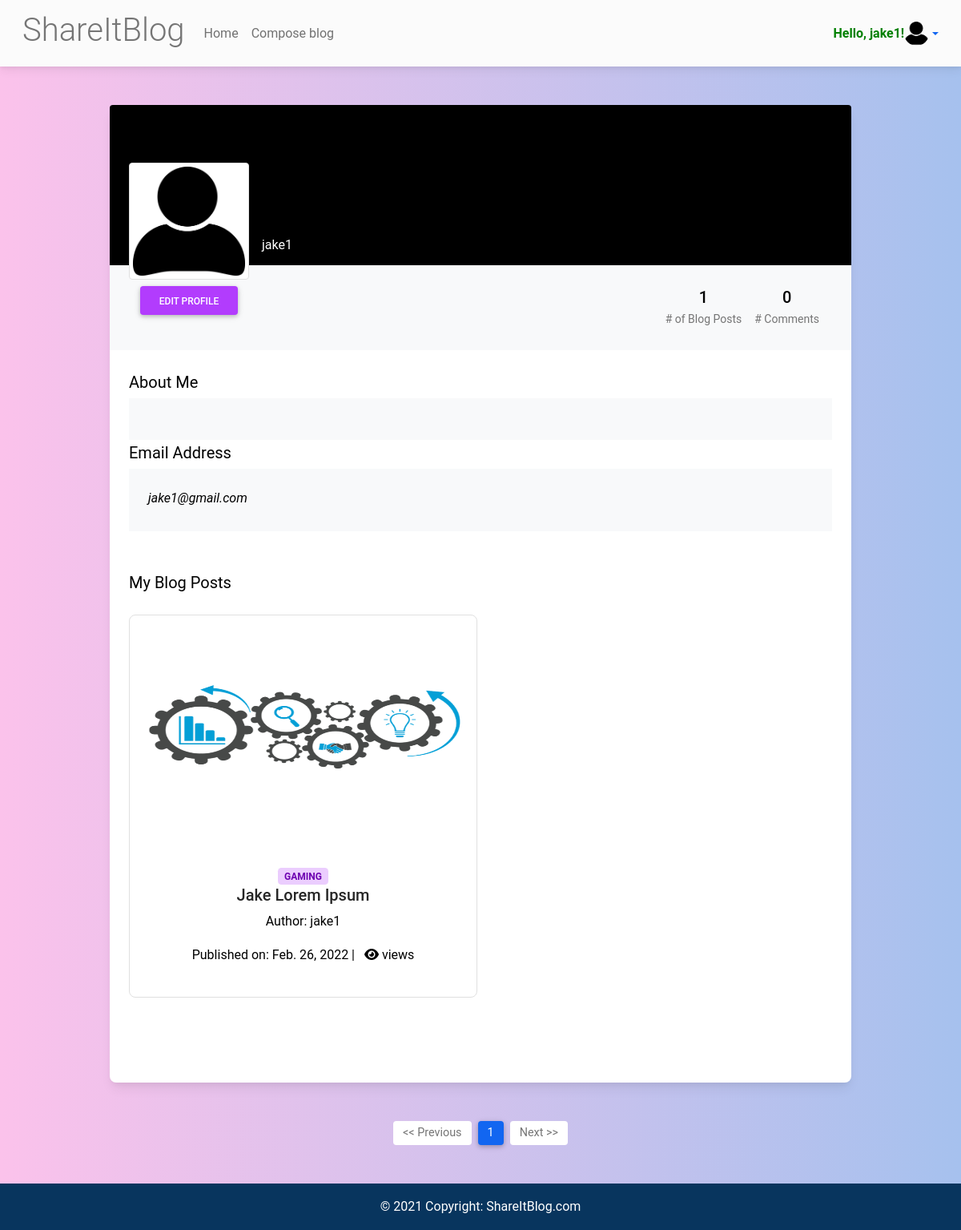
Page /my_profile/ (signed in) on the committed database.
### pages/models.py (models this page shows, shortened)
class Profile( models.Model ):
    first_name = models.CharField( max_length=200, blank=True )
    middle_name = models.CharField( max_length=200, blank=True )
    last_name = models.CharField( max_length=200, blank=True )
    user = models.OneToOneField( User, max_length=200, on_delete=models.CASCADE, unique=True )
    bio = models.TextField( max_length=500, blank=True )
    avatar = models.ImageField( default='default/avatar.png', upload_to='avatars/' )
    created_at = models.DateTimeField( auto_now_add=True )
    updated_at = models.DateTimeField( auto_now=True )

### blog/models.py (models this page shows, shortened)
class Post(models.Model):
    title = models.CharField(max_length=250)
    slug = AutoSlugField(populate_from='title', unique=True)
    thumbnail = models.ImageField(
        default='default/default_blog_post_img1.png', upload_to='thumbnails/', blank=True, null=True)
    image_url = models.CharField(
        default=None, max_length=500, blank=True, null=True)
    created_at = models.DateTimeField(auto_now_add=True)
    updated_at = models.DateTimeField(auto_now_add=True)
    content = RichTextField()
    author = models.ForeignKey(
        User, on_delete=models.CASCADE, related_name='posts')
    categories = models.ManyToManyField(Category)
    hit_count_generic = GenericRelation(
        HitCount, object_id_field='object_pk', related_query_name='hit_count_generic_relation')
    tags = TaggableManager()
    class Meta:
        ordering = ['-created_at']
    @property
    def post_link(self):
        return reverse('post', kwargs={
            'slug': self.slug,
        })

class Category(models.Model):
    title = models.CharField(max_length=25)
    def __str__(self):
        return self.title
    class Meta:
        verbose_name = 'Category'
        verbose_name_plural = 'Categories'

### pages/views.py (the view)
# urls.py: path( 'my_profile/', my_profile, name='my_profile' ),
@login_required
def my_profile(request):
    profile = Profile.objects.get( user=request.user )
    posts = Post.objects.filter( author=request.user )
    posts_count = Post.objects.filter( author=request.user ).count()
    comment_count = Comment.objects.filter( user=request.user ).count()
    page = request.GET.get( 'page' )
    paginator = Paginator( posts, 8 )
    try:
        posts = paginator.page( page )
    except PageNotAnInteger:
        posts = paginator.page( 1 )
    except EmptyPage:
        posts = paginator.page( paginator.num_pages )
    context = {
        'profile': profile,
        'posts': posts,
        'posts_count': posts_count,
        'comment_count': comment_count,
        'page': page,
    }
    return render( request, 'pages/my_profile.html', context )

### templates/pages/my_profile.html (shortened to what this page needs)
{% extends 'pages/base.html' %}
{% load crispy_forms_tags %}
{% load static %}
{% load hitcount_tags %}
{% block content %}
<section class="h-100 gradient-custom-2">
    <div class="container py-5 h-100">
        <div class="row d-flex justify-content-center align-items-center h-100">
            <div class="col col-lg-10 col-xl-10">
                <div class="card">
                    <div class="rounded-top text-white d-flex flex-row"z style="background-color: #000; height:200px;">
                        <div class="ms-4 mt-5 d-flex flex-column" style="width: 150px;">
                            <img src="{{ profile.avatar.url }}" alt="Generic placeholder image"
                                class="img-fluid img-thumbnail mt-4 mb-2" style="width: 150px; z-index: 1">
                            <div class="d-flex justify-content-center mb-2">
                                {% if user.is_authenticated %}
                                <a href="{% url 'pages:update_profile' %}" type="button" class="btn btn-secondary"
                                    data-mdb-ripple-color="dark" style="z-index: 1;">
                                    Edit profile
                                </a>
                                {% endif %}
                            </div>
                        </div>
                        <div class="ms-3" style="margin-top: 130px;">
                            <h5>{{ profile.first_name }}&nbsp;{{ profile.middle_name }}&nbsp;{{ profile.last_name }}
                            </h5>
                            <p>{{ profile.user }}</p>
                        </div>
                    </div>
                    <div class="p-4 text-black" style="background-color: #f8f9fa;">
                        <div class="d-flex justify-content-end text-center py-1">
                            <div>
                                <p class="mb-1 h5">{{ posts_count }}</p>
                                <p class="small text-muted mb-0"># of Blog Posts</p>
                            </div>
                            <div class="px-3">
                                <p class="mb-1 h5">{{ comment_count }}</p>
                                <p class="small text-muted mb-0"># Comments</p>
                            </div>
                        </div>
                    </div>
                    <div class="card-body p-4 text-black">
                        <div class="mb-5">
                            <p class="lead fw-normal mb-1">About Me</p>
                            <div class="p-4" style="background-color: #f8f9fa;">
                            </div>
                            <p class="lead fw-normal mb-1">Email Address</p>
                            <div class="p-4" style="background-color: #f8f9fa;">
                                <p class="font-italic mb-1">{{ profile.user.email }}</p>
                            </div>
                        </div>
                        <div class="d-flex justify-content-between align-items-center mb-4">
                            <p class="lead fw-normal mb-0">My Blog Posts</p>
                        </div>
                        <div class="row g-2">
                            {% if posts %}
                            {% for post in posts %}
                            <div class="col-md-6">
                                <div
                                    class="card border hover-shadow-6 mb-6 d-block bg-image hover-overlay hover-zoom hover-shadow ripple">
                                    {% if post.thumbnail %}
                                    <a href="#"><img class="card-img-top" src="{{ post.thumbnail.url }}"
                                            alt="Card image cap" style="height: 18rem;"></a>
                                    {% else %}
                                    <a href="#"><img class="card-img-top" src="{{ post.image_url }}"
                                            alt="Card image cap" style="height: 18rem;"></a>
                                    {% endif %}
                                    <div class="card-body p-6 text-center">
                                        <div class="Tags gap-xy-2 text-center mt-6">
                                            {% for category in post.categories.all %}
                                            <a href="#" class="badge badge-secondary text-uppercase">{{ category }}</a>
                                            {% endfor %}
                                        </div>
                                        <h5 class="card-title mb=0"><a class="text-dark" href="{{ post.post_link }}">{{ post.title }}</a></h5>
                                        <p>Author:&nbsp;{{ post.author }}</p>
                                        <p>
                                            Published on:&nbsp;{{ post.created_at|date }} | {% get_hit_count for post %}&nbsp;&nbsp;<i class="fas fa-eye" aria-hidden="true"></i>&nbsp;views
                                        </p>
                                    </div>
                                </div>
                                <br>
                            </div>
                            {% endfor %}
                            {% else %}
                            <h1 align="center">No post for this user yet...</h1>
                            {% endif %}
                        </div>
                    </div>
                </div>
            </div>
        </div>
    </div>
    {% include 'blog/pagination.html' %}
    {% include 'pages/footer.html' %}
</section>
{% endblock content %}

### templates/pages/navbar.html (shortened to what this page needs)
{% load static %}
<nav class="navbar navbar-expand-lg navbar-light bg-light">
    <div class="container-fluid">
        <div class="collapse navbar-collapse" id="navbarSupportedContent">
            {% url 'home' as home %}
            <a class="navbar-brand" href="#">
                <h3 class="display-6 text-muted">ShareItBlog</h3>
            </a>
            <ul class="navbar-nav me-auto mb-2 mb-lg-0">
                <li class="nav-item">
                    <a class="nav-link" href="{% url 'pages:home' %}">Home</a>
                </li>
                {% url 'post_blog_page' as post_blog_page %}
                <li class="nav-item">
                    <a class="nav-link" href="{% url 'post_blog_page' %}">Compose blog</a>
                </li>
            </ul>
        </div>
        {% if user.is_authenticated %}
        <div class="d-flex align-items-center">
            <p class="me-auto mb-2 mb-lg-0"><strong style="color: green;">Hello, {{ user }}!</strong></p>
            <div class="dropdown">
                <a class="dropdown-toggle d-flex align-items-center" href="#" id="navbarDropdownMenuAvatar"
                    role="button" data-mdb-toggle="dropdown" aria-expanded="false">
                    <img class="avatar rounded-circle" height="30" alt="This is image..." loading="lazy" src="{{ request.user.profile.avatar.url }}">
                </a>
                    {% url 'my_profile' as my_profile %}
            </div>
        </div>
        {% endif %}
    </div>
</nav>

### rows in the picture
Profile: avatar (placeholder picture), user "jake1", user.email "jake1@gmail.com"
Post: thumbnail (placeholder picture), title "Jake Lorem Ipsum", author "jake1", created_at "Feb. 26, 2022"
Category: title "GAMING"

### other values in the picture
{{ user }} "jake1"
{{ posts_count }} "1"
{{ comment_count }} "0"
{{ i }} "1"
